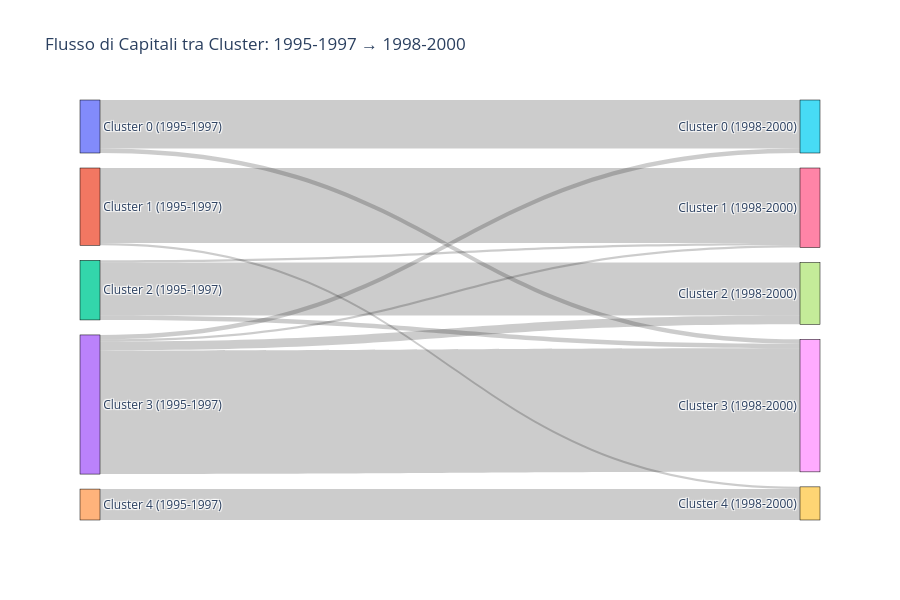
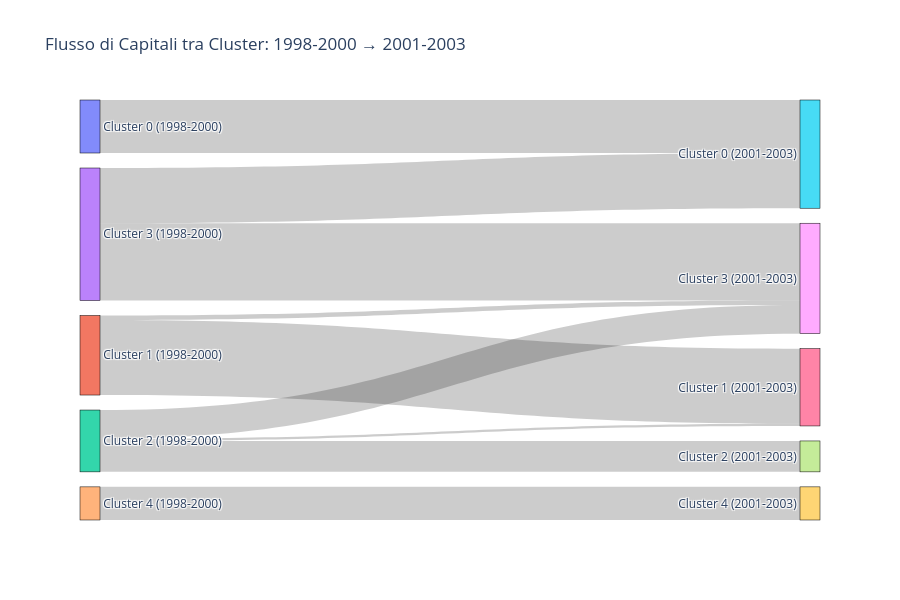
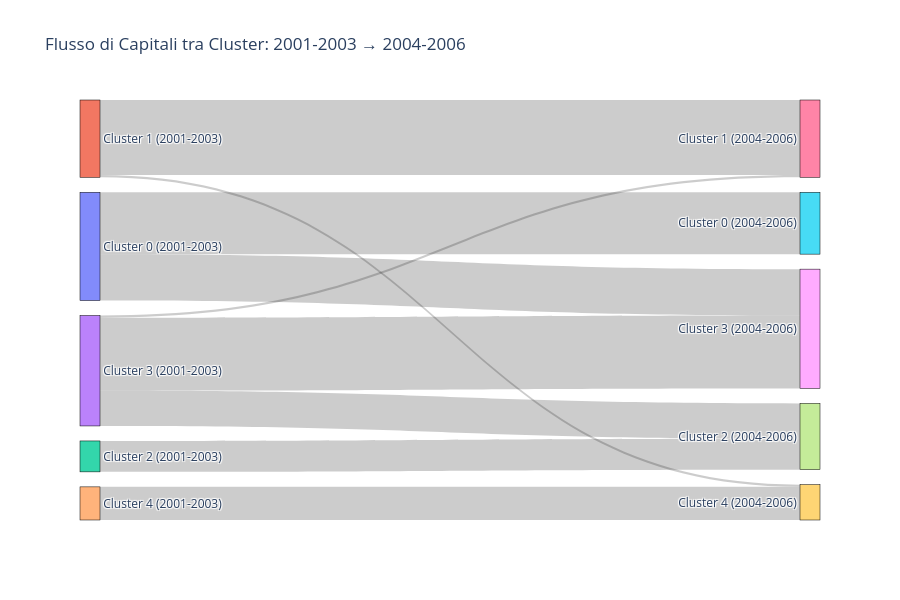
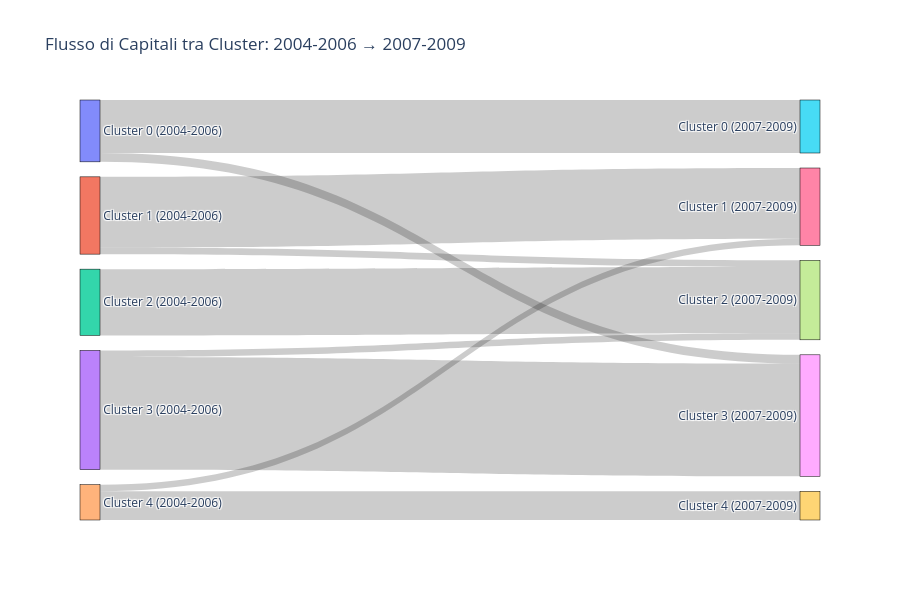

Notebook code for these charts, in order:
### Code cell
def plot_cluster_flow_sankey(df_clusters_dict, trienni):
    """
    Crea un diagramma Sankey che mostra come le capitali si spostano tra cluster
    """
    import plotly.graph_objects as go
    
    # Analizza i flussi tra trienni consecutivi
    for i in range(len(trienni) - 1):
        t1 = trienni[i]
        t2 = trienni[i + 1]
        
        df1 = df_clusters_dict[t1][['capital', 'cluster']]
        df2 = df_clusters_dict[t2][['capital', 'cluster']]
        
        # Merge per trovare i movimenti
        flows = df1.merge(df2, on='capital', suffixes=('_from', '_to'))
        
        # Conta i flussi
        flow_counts = flows.groupby(['cluster_from', 'cluster_to']).size().reset_index(name='count')
        
        # Prepara i dati per Sankey
        sources = []
        targets = []
        values = []
        
        for _, row in flow_counts.iterrows():
            sources.append(int(row['cluster_from']))
            targets.append(int(row['cluster_to']) + k)  # Offset per distinguere
            values.append(row['count'])
        
        # Crea labels
        labels = [f"Cluster {i} ({t1})" for i in range(k)] + [f"Cluster {i} ({t2})" for i in range(k)]
        
        # Plot
        fig = go.Figure(data=[go.Sankey(
            node=dict(
                pad=15,
                thickness=20,
                line=dict(color="black", width=0.5),
                label=labels
            ),
            link=dict(
                source=sources,
                target=targets,
                value=values
            )
        )])
        
        fig.update_layout(
            title_text=f"Flusso di Capitali tra Cluster: {t1} → {t2}",
            font_size=12,
            height=600
        )
        fig.show()

plot_cluster_flow_sankey(df_clusters_trienni, trienni)

### Figure 1 — Plotly figure (JSON) as saved in the notebook; plotly's stock layout.template omitted (floating-point values rounded to 4 significant figures)
{"data": [{"link": {"source": [0, 0, 1, 1, 2, 2, 2, 3, 3, 3, 3, 4], "target": [5, 8, 6, 9, 6, 7, 8, 5, 6, 7, 8, 9], "value": [22, 2, 34, 1, 1, 24, 2, 2, 1, 4, 56, 14]}, "node": {"label": ["Cluster 0 (1995-1997)", "Cluster 1 (1995-1997)", "Cluster 2 (1995-1997)", "Cluster 3 (1995-1997)", "Cluster 4 (1995-1997)", "Cluster 0 (1998-2000)", "Cluster 1 (1998-2000)", "Cluster 2 (1998-2000)", "Cluster 3 (1998-2000)", "Cluster 4 (1998-2000)"], "line": {"color": "black", "width": 0.5}, "pad": 15, "thickness": 20}, "type": "sankey"}], "layout": {"font": {"size": 12}, "height": 600, "title": {"text": "Flusso di Capitali tra Cluster: 1995-1997 → 1998-2000"}}}

### Figure 2 — Plotly figure (JSON) as saved in the notebook; plotly's stock layout.template omitted (floating-point values rounded to 4 significant figures)
{"data": [{"link": {"source": [0, 1, 1, 2, 2, 2, 3, 3, 4], "target": [5, 6, 8, 6, 7, 8, 5, 8, 9], "value": [24, 34, 2, 1, 14, 13, 25, 35, 15]}, "node": {"label": ["Cluster 0 (1998-2000)", "Cluster 1 (1998-2000)", "Cluster 2 (1998-2000)", "Cluster 3 (1998-2000)", "Cluster 4 (1998-2000)", "Cluster 0 (2001-2003)", "Cluster 1 (2001-2003)", "Cluster 2 (2001-2003)", "Cluster 3 (2001-2003)", "Cluster 4 (2001-2003)"], "line": {"color": "black", "width": 0.5}, "pad": 15, "thickness": 20}, "type": "sankey"}], "layout": {"font": {"size": 12}, "height": 600, "title": {"text": "Flusso di Capitali tra Cluster: 1998-2000 → 2001-2003"}}}

### Figure 3 — Plotly figure (JSON) as saved in the notebook; plotly's stock layout.template omitted (floating-point values rounded to 4 significant figures)
{"data": [{"link": {"source": [0, 0, 1, 1, 2, 3, 3, 3, 4], "target": [5, 8, 6, 9, 7, 6, 7, 8, 9], "value": [28, 21, 34, 1, 14, 1, 16, 33, 15]}, "node": {"label": ["Cluster 0 (2001-2003)", "Cluster 1 (2001-2003)", "Cluster 2 (2001-2003)", "Cluster 3 (2001-2003)", "Cluster 4 (2001-2003)", "Cluster 0 (2004-2006)", "Cluster 1 (2004-2006)", "Cluster 2 (2004-2006)", "Cluster 3 (2004-2006)", "Cluster 4 (2004-2006)"], "line": {"color": "black", "width": 0.5}, "pad": 15, "thickness": 20}, "type": "sankey"}], "layout": {"font": {"size": 12}, "height": 600, "title": {"text": "Flusso di Capitali tra Cluster: 2001-2003 → 2004-2006"}}}

### Figure 4 — Plotly figure (JSON) as saved in the notebook; plotly's stock layout.template omitted (floating-point values rounded to 4 significant figures)
{"data": [{"link": {"source": [0, 0, 1, 1, 2, 3, 3, 4, 4], "target": [5, 8, 6, 7, 7, 7, 8, 6, 9], "value": [24, 4, 32, 3, 30, 3, 51, 3, 13]}, "node": {"label": ["Cluster 0 (2004-2006)", "Cluster 1 (2004-2006)", "Cluster 2 (2004-2006)", "Cluster 3 (2004-2006)", "Cluster 4 (2004-2006)", "Cluster 0 (2007-2009)", "Cluster 1 (2007-2009)", "Cluster 2 (2007-2009)", "Cluster 3 (2007-2009)", "Cluster 4 (2007-2009)"], "line": {"color": "black", "width": 0.5}, "pad": 15, "thickness": 20}, "type": "sankey"}], "layout": {"font": {"size": 12}, "height": 600, "title": {"text": "Flusso di Capitali tra Cluster: 2004-2006 → 2007-2009"}}}
